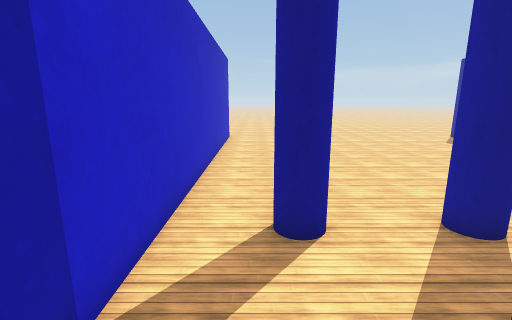
[1] (above)

16 first-person views from a walk through a world built for the Webots simulator. The camera is 0.72 m above the floor, tilts 12° down and sees 85° across. The floor is counted in squares, 0.25 m on a side. Each view is taken from the middle of a square. On the plan, view 1 faces up. The plan holds only what a view shows up to about 20 squares ahead; the rest is blank. The place goes on beyond the plan. Robots are left out. Simple shapes and patterns stand in for the simulator's stock objects.

[2]
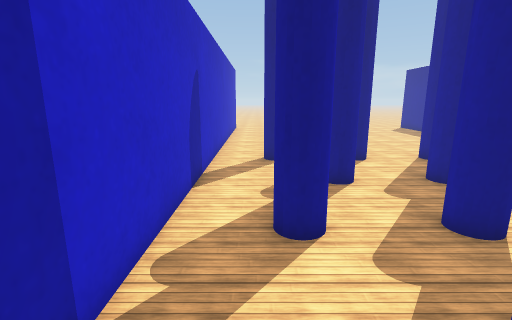

[3]
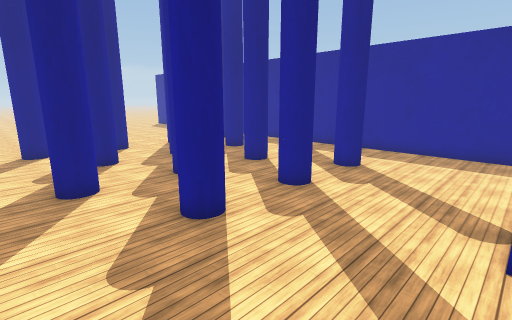

[4]
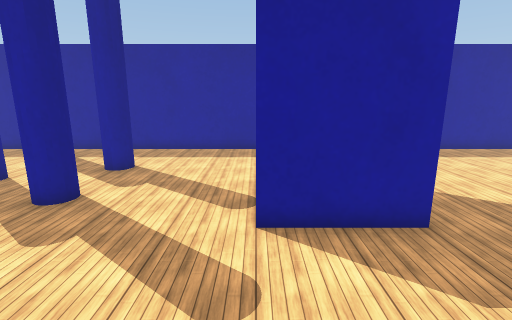

[5]
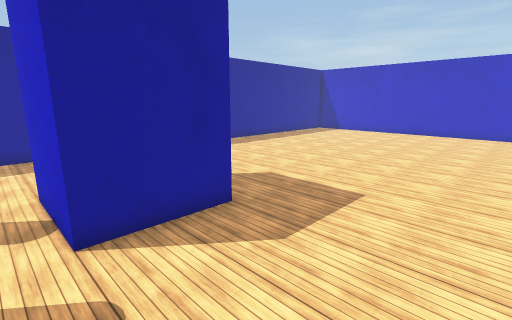

[6]
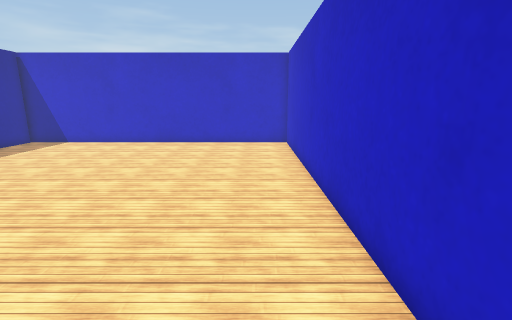

[7]
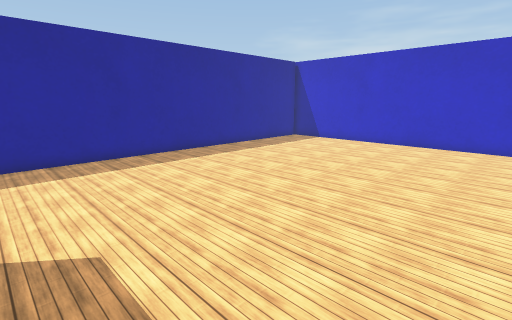

[8]
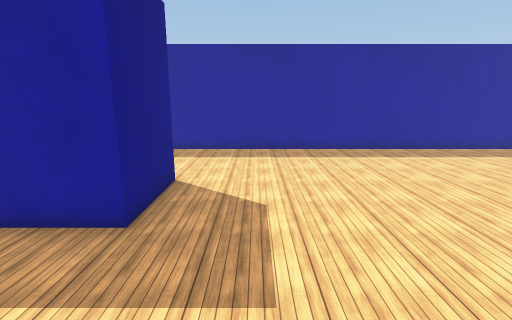

[9]
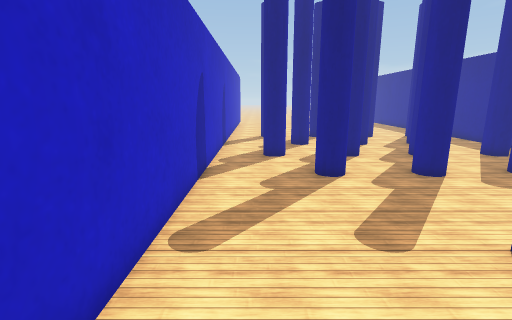

[10]
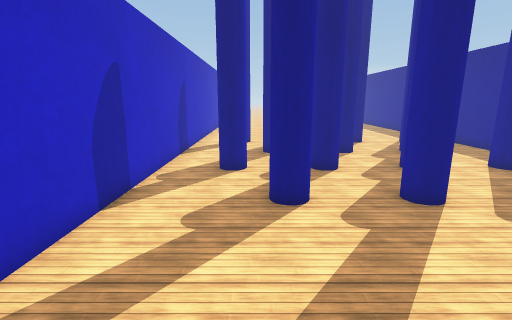

[11]
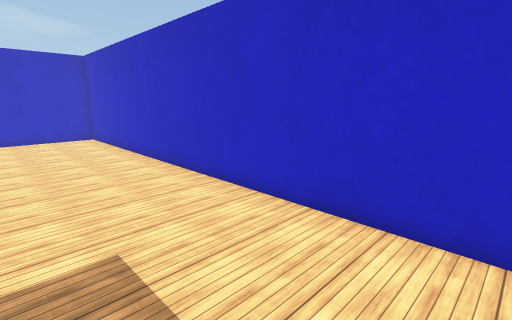

[12]
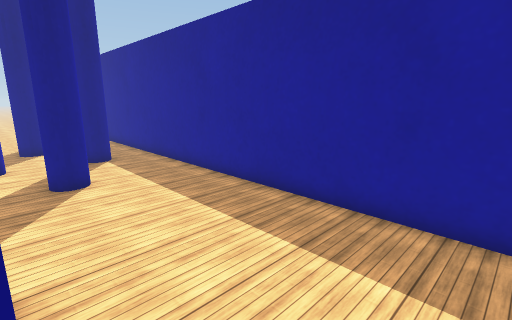

[13]
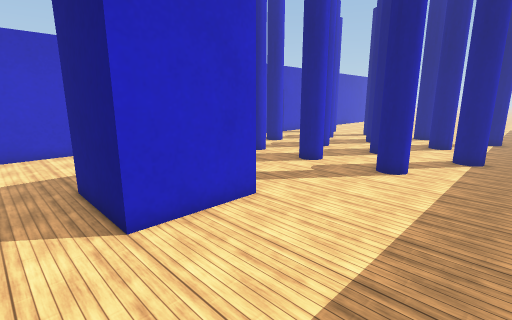

[14]
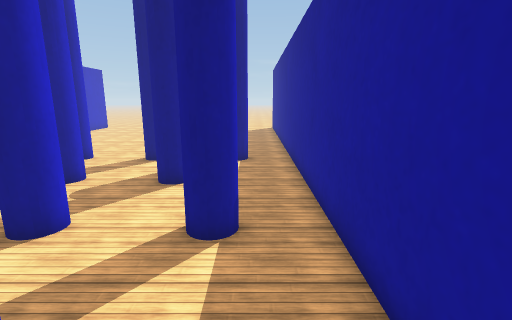

[15]
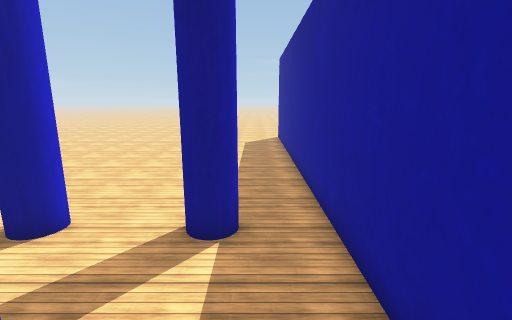

[16]
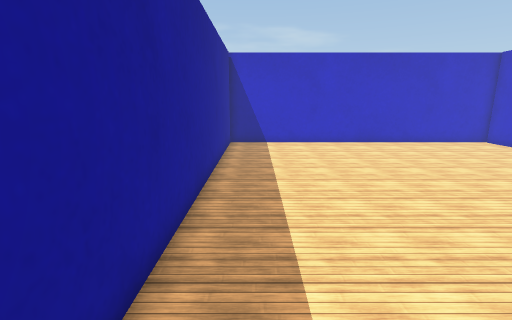

### Floor plan
Key: @ floor where view 1 was taken; # wall or solid block; . floor; P pillar.
Columns run from 2 left of view 1 to 16 right of it. Each row starts with its distance up from view 1.
  9 #.................#
  8 #.............. ..#
  7 #.............. ..#
  6 #..P...P...P...P..#
  5 #.................#
  4 #.................#
  3 #.................#
  2 #....P...P...P....#
  1 #.................#
  0 #.@...............#
 -1 #.................#
 -2 #..P...P...P...P..#
 -3 #.................#
 -4 #.................#
 -5 #.................#
 -6 #....P...P...P....#
 -7 #.................#
 -8 #.................#
 -9 #.................#
-10 #.................#
-11 #.................#
-12 #......PPPPP......#
-13 #......P   P......#
-14 #......P   P......#
-15 #......P   P......#
-16 #......PPPPP......#
-17 #.................#
-18 #.................#
-19 #.................#
-20 #.................#
-21 #.................#
-22 #.................#
-23 #.................#
-24 #.................#
-25 #.................#
-26 #.................#
-27 #.................#
-28 #.................#
-29 #.................#
-30 #.................#
-31 #.................#
-32 #.................#
-33 #.................#
-34 #.................#
-35 #.................#
-36 #.................#
-37 #.................#
-38 ###################

Positions as (right, up) in squares from view 1, and headings:
1: (0, 0), facing up
2: (0, -8), facing up
3: (-1, -12), facing up-right
4: (-1, -12), facing right
5: (-1, -11), facing down-right
6: (0, -18), facing down
7: (1, -18), facing down-right
8: (-1, -19), facing right
9: (0, -17), facing up
10: (2, -14), facing up
11: (4, -14), facing down-left
12: (9, -17), facing up-right
13: (15, -18), facing up-left
14: (14, -8), facing up
15: (14, 0), facing up
16: (14, -18), facing down
